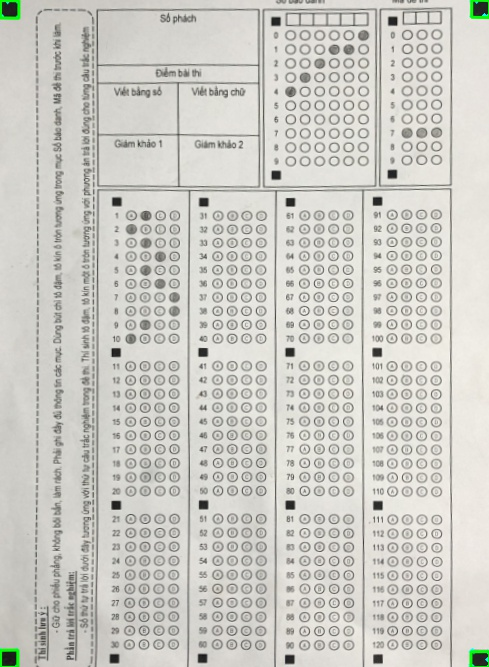
#> input picture img/second.jpg, 489 x 667 px, found by its file name
$ python crop_image.py
#> lines starting #> are read from the running program, lines starting #| are printed output that depends on the picture
import cv2

img = cv2.imread('second.jpg')
#> img is the input picture: shape (667, 489, 3); mean B, G, R 198.1, 204.1, 204.9
y = 18
x = 272
h = 160
w = 100
crop_img = img[y:y+h, x:x+w]
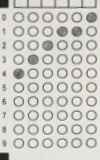
#> crop_img: shape (160, 100, 3); mean B, G, R 197.3, 202.6, 203.7
cv2.imshow("MSSV", crop_img)
cv2.waitKey(0 )

$ run again, with img/column.JPG copied over img/second.jpg
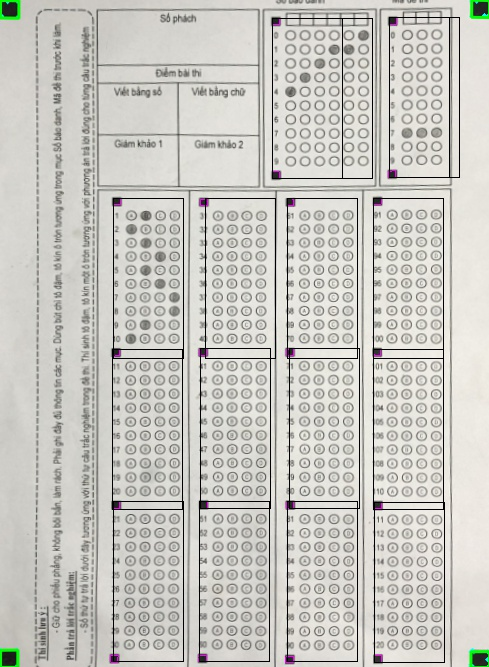
#> input picture img/column.JPG, 489 x 667 px, found by its file name
#> img is the input picture: shape (667, 489, 3); mean B, G, R 194.2, 199.8, 200.8
#> `crop_img = img[y:y+h, x:x+w]`:
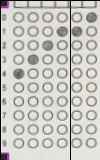
#> crop_img: shape (160, 100, 3); mean B, G, R 192.3, 197.1, 198.6
